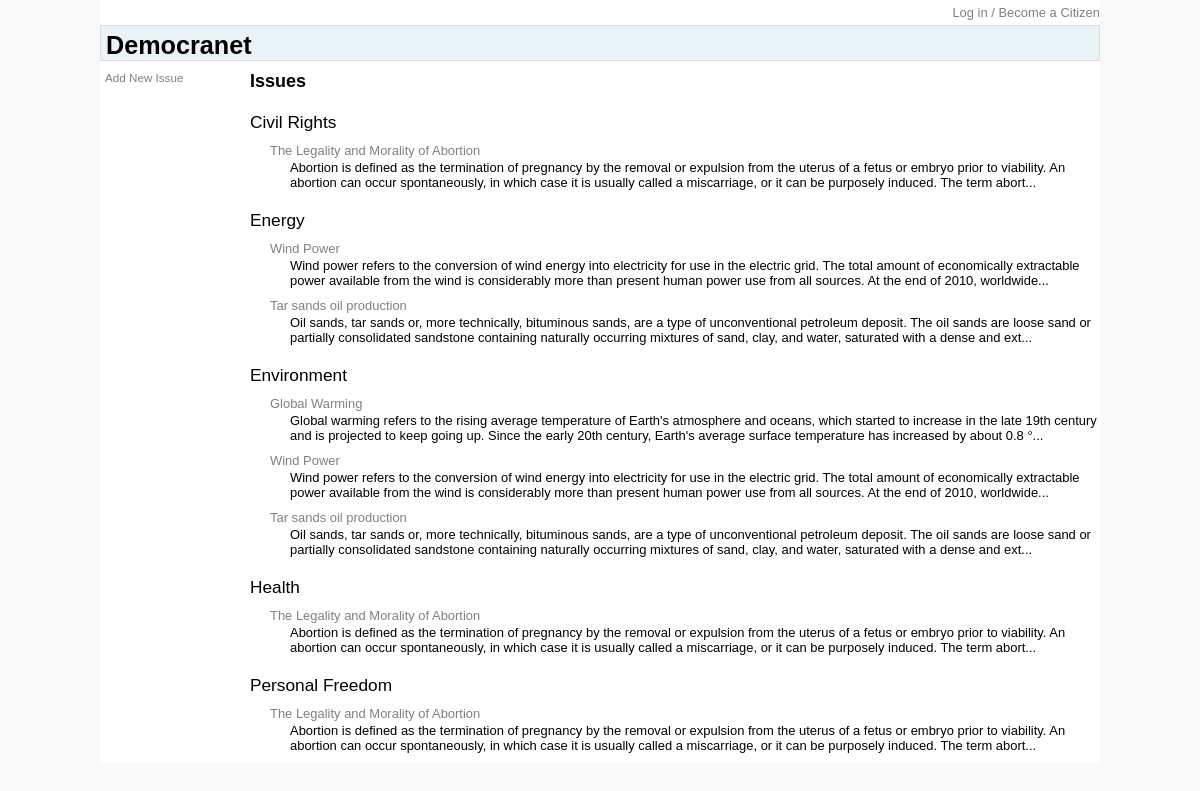
The page / on the database its author committed.
### tables this page shows
CREATE TABLE `issues` (
  `issue_id` int(11) NOT NULL AUTO_INCREMENT,
  `name` varchar(100) NOT NULL,
  `description` varchar(3000) NOT NULL,
  `refs` varchar(10000) DEFAULT NULL,
  PRIMARY KEY (`issue_id`)
);

CREATE TABLE `categories` (
  `category_id` int(11) NOT NULL AUTO_INCREMENT,
  `name` varchar(100) NOT NULL,
  PRIMARY KEY (`category_id`)
);

### inc/util_mysql.php (called while the page is built, shortened)
<?php
function execute_query($sql) {
	global $db;
	$result = mysql_query($sql, $db)
		or die("Could not execute the query: " . mysql_error() . "<br />sql = {$sql}");
	return $result;
}
function fetch_line($result) {
	return mysql_fetch_array($result, MYSQL_ASSOC);
}
?>

### index.php (the view, shortened to what this page needs)
<?php
include ("inc/util_mysql.php");
$citizen = new citizen();
?>
<!DOCTYPE HTML PUBLIC "-//W3C//DTD HTML 4.01 Transitional//EN" "http://www.w3.org/TR/html4/loose.dtd">
<html>
<head>
	<link rel="stylesheet" type="text/css" href="style/democranet.css" />
</head>
<body>
<div id="container">
	<div id="login">
<?php
if ($citizen->id) {
	echo "<p><a href=\"citizen.php\">{$citizen->name}</a>&nbsp;<a href=\"login.php?a=lo&r=index.php\">Log out</a></p>";
} else {
	echo "<p><a href=\"login.php\">Log in / Become a Citizen</a></p>";
}
?>
	</div>
	<div id="header">
		<h1>Democranet</h1>
	</div>
	<div id="container-content">
		<div id="navigation-left">
			<ul>
				<li><a href="issue.php">Add New Issue</a></li>
			</ul>
		</div>
		<div id="content">
			<h3>Issues</h3>
<?php echo get_issue_list(); ?>
		</div>
	</div>
</div>
</body>
</html>
<?php
function get_issue_list() {
	$ret = "<div id=\"issue_list\">";
	$sql = "SELECT c.name category_name, i.issue_id issue_id, i.name issue_name, CONCAT(LEFT(i.description, 270), '...') issue_description
		FROM issues i
		LEFT JOIN issue_category ic ON i.issue_id = ic.issue_id
		LEFT JOIN categories c ON ic.category_id = c.category_id
		ORDER BY c.name ASC";
	$result = execute_query($sql);
	$last_category = "";
	while ($line = fetch_line($result)) {
		$this_category = $line['category_name'];
		if ($this_category != $last_category) {
			$ret .= "<p class=\"is_ca\">{$line['category_name']}</p>\n";
		} elseif ($this_category == null) {
			$ret .= "<p class=\"is_ca\">(Uncategorized)</p>\n";
		}
		$ret .= "<p class=\"is_ti\"><a href=\"issue.php?iid={$line['issue_id']}\" />{$line['issue_name']}</a>
				<p class=\"is_de\">{$line['issue_description']}</p>";
		$last_category = $this_category;
	}
	$ret .= "</div>";
	return $ret;
}
?>

### style/democranet.css (style rules this page uses)
body { font-family: arial, sans-serif; font-size: 0.9em; background: #f9f9f9; margin: 0; }
h1 { font-size: 1.75em; }
h3 { font-size: 1.25em; }
p { font-size: 0.9em; }
li { font-size: 0.9em; }
#container { margin: 0 auto; width: 1000px; background: #fff; }
#login { background: #fff; text-align: right; padding: 5px 0 5px 0; }
#login p { margin: 0; }
#header { background: #EAF3F8; border-style: solid; border-width: 1px; border-color: #dddddd; padding: 5px 0 0 5px; }
#header h1 { margin: 0; }
#container-content { float: left; width: 1000px; background: #fff; }
#navigation-left { font-size: 0.9em; float: left; width: 145px; padding: 10px 0 0 5px; display: inline; }
#navigation-left ul { margin: 0; padding: 0; }
#navigation-left ul li { margin: 0 0 1em; padding: 0; list-style-type: none; }
a:link { text-decoration: none; color: gray; }
#content { min-height: 650px; float: left; width: 850px; padding: 10px 0; }
#content h3 { margin: 0 0 10px 0; }

### index.php (style rules this page uses)
p.is_ca { margin: 20px 0 2px 0; font-size: 120%; }
p.is_ti { margin: 10px 0 2px 20px; }
p.is_de { margin: 0 0 0 40px; }
#issue_list a:link { text-decoration: none; color: gray; }

### rows shown on the page
issues: categories.name "Civil Rights", name "The Legality and Morality of Abortion", issue_description "Abortion is defined as the termination of pregnancy by the removal or expulsion from the uterus of a fetus or embryo prior to viability. An abortion can occur spontaneously, in which case it is usually called a miscarriage, or it can be purposely induced. The term abort...", categories.name "Health", categories.name "Personal Freedom"
issues: categories.name "Energy", name "Wind Power", issue_description "Wind power refers to the conversion of wind energy into electricity for use in the electric grid. The total amount of economically extractable power available from the wind is considerably more than present human power use from all sources. At the end of 2010, worldwide..."
issues: name "Tar sands oil production", issue_description "Oil sands, tar sands or, more technically, bituminous sands, are a type of unconventional petroleum deposit. The oil sands are loose sand or partially consolidated sandstone containing naturally occurring mixtures of sand, clay, and water, saturated with a dense and ext..."
issues: categories.name "Environment", name "Global Warming", issue_description "Global warming refers to the rising average temperature of Earth's atmosphere and oceans, which started to increase in the late 19th century and is projected to keep going up. Since the early 20th century, Earth's average surface temperature has increased by about 0.8 °..."
